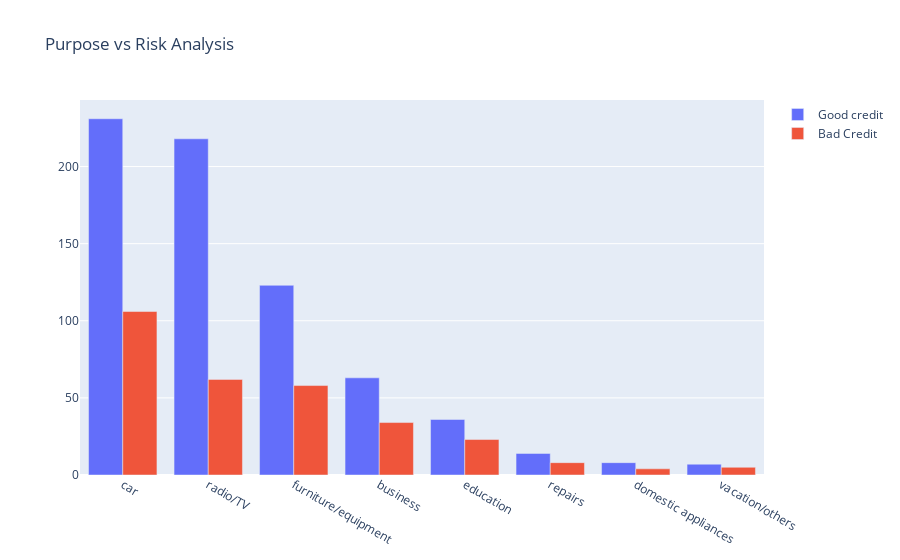

Write notebook code for a chart like this one.
### Code cell
first = go.Bar(
    x = data[data["Risk"]== 'good']["Purpose"].value_counts().index.values,
    y = data[data["Risk"]== 'good']["Purpose"].value_counts().values,
    name='Good credit'
)


second = go.Bar(
    x = data[data["Risk"]== 'bad']["Purpose"].value_counts().index.values,
    y = data[data["Risk"]== 'bad']["Purpose"].value_counts().values,
    name="Bad Credit"
)

plot = [first, second]

layout = go.Layout(
    title='Purpose vs Risk Analysis'
)


fig = go.Figure(data=plot, layout=layout)

py.iplot(fig, filename='plt Purpose vs Risk')

### Figure 1 — Plotly figure (JSON) as saved in the notebook; plotly's stock layout.template omitted (floating-point values rounded to 4 significant figures)
{"data": [{"name": "Good credit", "type": "bar", "x": ["car", "radio/TV", "furniture/equipment", "business", "education", "repairs", "domestic appliances", "vacation/others"], "y": [231, 218, 123, 63, 36, 14, 8, 7]}, {"name": "Bad Credit", "type": "bar", "x": ["car", "radio/TV", "furniture/equipment", "business", "education", "repairs", "vacation/others", "domestic appliances"], "y": [106, 62, 58, 34, 23, 8, 5, 4]}], "layout": {"title": {"text": "Purpose vs Risk Analysis"}}}
